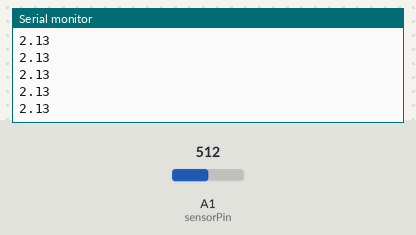
A sketch run on a simulated Arduino Uno, built with avr-gcc and run on an emulated ATmega328P. On the bench: the last lines printed to the serial monitor. The test bench sets the inputs (shaded band); at power-on: A1 (sensorPin) = 512.

Above: at 1.2 s.
1.3 s: A1 (sensorPin) set to 716
At 1.41 s:
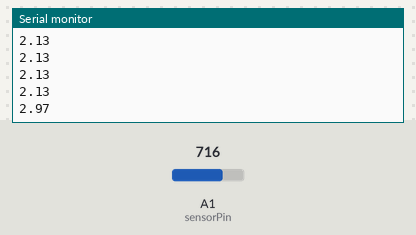
2.8 s: A1 (sensorPin) set to 900
At 2.82 s:
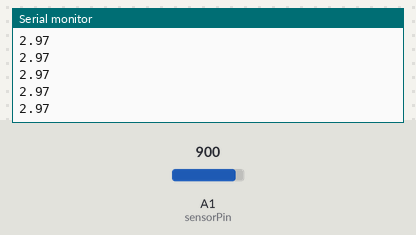
Timing chart, 0 to 5.8 s (numbered marks = the images above; inputs shaded):
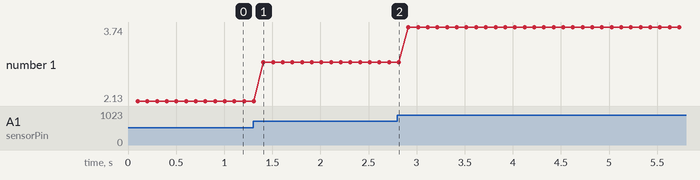

Measured:
- after the input at 1.3 s, the serial monitor: prints a new line after 0.11 s (image 1)
- plotted number 1: 2.13 → 2.97 after the input at 1.3 s, 2.97 → 3.74 after the input at 2.8 s

The sketch:

Lab3_Arduino_CP1.ino
```cpp
int sensorPin = A1; //Arduino pin A1

void setup() {
  Serial.begin(9600);
  pinMode(sensorPin, INPUT);
}

void loop() {

int pinReading = analogRead(sensorPin);
delay(100);
float voltageReading = pinReading*(3.338/1023); //Vout
float finalVolt = voltageReading*8400/6600; //Vin
Serial.println(finalVolt);

}
```
